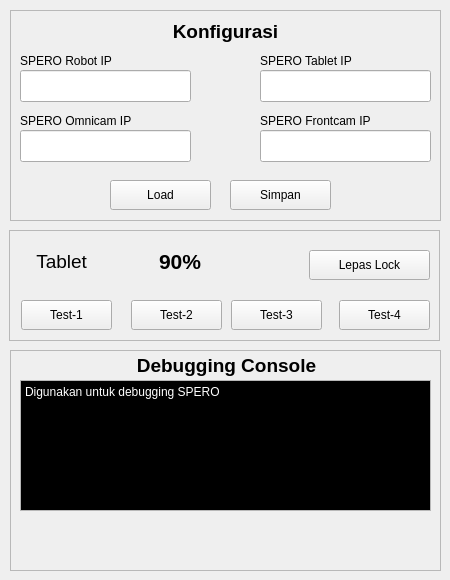
   <widget class="QWidget" name="tab3">
    <attribute name="title">
     <string>Status Robot</string>
    </attribute>
    <widget class="QFrame" name="frame_3">
     <property name="geometry">
      <rect>
       <x>10</x>
       <y>350</y>
       <width>431</width>
       <height>221</height>
      </rect>
     </property>
     <property name="frameShape">
      <enum>QFrame::StyledPanel</enum>
     </property>
     <property name="frameShadow">
      <enum>QFrame::Raised</enum>
     </property>
     <widget class="QPlainTextEdit" name="console">
      <property name="geometry">
       <rect>
        <x>10</x>
        <y>30</y>
        <width>411</width>
        <height>131</height>
       </rect>
      </property>
      <property name="palette">
       <palette>
        <active>
         <colorrole role="Text">
          <brush brushstyle="SolidPattern">
           <color alpha="255">
            <red>255</red>
            <green>255</green>
            <blue>255</blue>
           </color>
          </brush>
         </colorrole>
         <colorrole role="Base">
          <brush brushstyle="SolidPattern">
           <color alpha="255">
            <red>0</red>
            <green>0</green>
            <blue>0</blue>
           </color>
          </brush>
         </colorrole>
        </active>
        <inactive>
         <colorrole role="Text">
          <brush brushstyle="SolidPattern">
           <color alpha="255">
            <red>255</red>
            <green>255</green>
            <blue>255</blue>
           </color>
          </brush>
         </colorrole>
         <colorrole role="Base">
          <brush brushstyle="SolidPattern">
           <color alpha="255">
            <red>0</red>
            <green>0</green>
            <blue>0</blue>
           </color>
          </brush>
         </colorrole>
        </inactive>
        <disabled>
         <colorrole role="Text">
          <brush brushstyle="SolidPattern">
           <color alpha="255">
            <red>143</red>
            <green>146</green>
            <blue>147</blue>
           </color>
          </brush>
         </colorrole>
         <colorrole role="Base">
          <brush brushstyle="SolidPattern">
           <color alpha="255">
            <red>255</red>
            <green>255</green>
            <blue>255</blue>
           </color>
          </brush>
         </colorrole>
        </disabled>
       </palette>
      </property>
      <property name="plainText">
       <string>Digunakan untuk debugging SPERO</string>
      </property>
     </widget>
     <widget class="QLabel" name="label_4">
      <property name="geometry">
       <rect>
        <x>6</x>
        <y>0</y>
        <width>421</width>
        <height>30</height>
       </rect>
      </property>
      <property name="font">
       <font>
        <pointsize>14</pointsize>
        <weight>75</weight>
        <bold>true</bold>
       </font>
      </property>
      <property name="text">
       <string>Debugging Console</string>
      </property>
      <property name="alignment">
       <set>Qt::AlignCenter</set>
      </property>
     </widget>
    </widget>
    <widget class="QFrame" name="frame_2">
     <property name="geometry">
      <rect>
       <x>10</x>
       <y>10</y>
       <width>431</width>
       <height>211</height>
      </rect>
     </property>
     <property name="frameShape">
      <enum>QFrame::StyledPanel</enum>
     </property>
     <property name="frameShadow">
      <enum>QFrame::Raised</enum>
     </property>
     <widget class="QLabel" name="label_5">
      <property name="geometry">
       <rect>
        <x>0</x>
        <y>10</y>
        <width>431</width>
        <height>22</height>
       </rect>
      </property>
      <property name="font">
       <font>
        <pointsize>14</pointsize>
        <weight>75</weight>
        <bold>true</bold>
       </font>
      </property>
      <property name="text">
       <string>Konfigurasi</string>
      </property>
      <property name="alignment">
       <set>Qt::AlignCenter</set>
      </property>
     </widget>
     <widget class="QLabel" name="label_6">
      <property name="geometry">
       <rect>
        <x>10</x>
        <y>40</y>
        <width>151</width>
        <height>22</height>
       </rect>
      </property>
      <property name="text">
       <string>SPERO Robot IP</string>
      </property>
     </widget>
     <widget class="QLineEdit" name="robotIP">
      <property name="geometry">
       <rect>
        <x>10</x>
        <y>60</y>
        <width>171</width>
        <height>32</height>
       </rect>
      </property>
     </widget>
     <widget class="QLabel" name="label_7">
      <property name="geometry">
       <rect>
        <x>10</x>
        <y>100</y>
        <width>151</width>
        <height>22</height>
       </rect>
      </property>
      <property name="text">
       <string>SPERO Omnicam IP</string>
      </property>
     </widget>
     <widget class="QLineEdit" name="omnicamIP">
      <property name="geometry">
       <rect>
        <x>10</x>
        <y>120</y>
        <width>171</width>
        <height>32</height>
       </rect>
      </property>
     </widget>
     <widget class="QPushButton" name="pbSimpan">
      <property name="geometry">
       <rect>
        <x>220</x>
        <y>170</y>
        <width>101</width>
        <height>30</height>
       </rect>
      </property>
      <property name="text">
       <string>Simpan</string>
      </property>
     </widget>
     <widget class="QPushButton" name="pbLoad">
      <property name="geometry">
       <rect>
        <x>100</x>
        <y>170</y>
        <width>101</width>
        <height>30</height>
       </rect>
      </property>
      <property name="text">
       <string>Load</string>
      </property>
     </widget>
     <widget class="QLineEdit" name="frontcamIP">
      <property name="geometry">
       <rect>
        <x>250</x>
        <y>120</y>
        <width>171</width>
        <height>32</height>
       </rect>
      </property>
      <property name="text">
       <string/>
      </property>
     </widget>
     <widget class="QLabel" name="label_14">
      <property name="geometry">
       <rect>
        <x>250</x>
        <y>100</y>
        <width>151</width>
        <height>22</height>
       </rect>
      </property>
      <property name="text">
       <string>SPERO Frontcam IP</string>
      </property>
     </widget>
     <widget class="QLineEdit" name="tabletIP">
      <property name="geometry">
       <rect>
        <x>250</x>
        <y>60</y>
        <width>171</width>
        <height>32</height>
       </rect>
      </property>
     </widget>
     <widget class="QLabel" name="label_21">
      <property name="geometry">
       <rect>
        <x>250</x>
        <y>40</y>
        <width>151</width>
        <height>22</height>
       </rect>
      </property>
      <property name="text">
       <string>SPERO Tablet IP</string>
      </property>
     </widget>
    </widget>
    <widget class="QFrame" name="frame_10">
     <property name="geometry">
      <rect>
       <x>9</x>
       <y>230</y>
       <width>431</width>
       <height>111</height>
      </rect>
     </property>
     <property name="frameShape">
      <enum>QFrame::StyledPanel</enum>
     </property>
     <property name="frameShadow">
      <enum>QFrame::Raised</enum>
     </property>
     <widget class="QPushButton" name="pbTest4">
      <property name="geometry">
       <rect>
        <x>330</x>
        <y>70</y>
        <width>91</width>
        <height>30</height>
       </rect>
      </property>
      <property name="text">
       <string>Test-4</string>
      </property>
     </widget>
     <widget class="QPushButton" name="pbTest1">
      <property name="geometry">
       <rect>
        <x>12</x>
        <y>70</y>
        <width>91</width>
        <height>30</height>
       </rect>
      </property>
      <property name="toolTip">
       <string>Test koneksi dengan Robot</string>
      </property>
      <property name="text">
       <string>Test-1</string>
      </property>
     </widget>
     <widget class="QPushButton" name="pbTest2">
      <property name="geometry">
       <rect>
        <x>122</x>
        <y>70</y>
        <width>91</width>
        <height>30</height>
       </rect>
      </property>
      <property name="toolTip">
       <string>Gunakan ini untuk menyalakan/mematikan power2 sensor</string>
      </property>
      <property name="text">
       <string>Test-2</string>
      </property>
      <property name="checkable">
       <bool>false</bool>
      </property>
     </widget>
     <widget class="QPushButton" name="pbTest3">
      <property name="geometry">
       <rect>
        <x>222</x>
        <y>70</y>
        <width>91</width>
        <height>30</height>
       </rect>
      </property>
      <property name="text">
       <string>Test-3</string>
      </property>
     </widget>
     <widget class="QLabel" name="tabletBatLevel">
      <property name="geometry">
       <rect>
        <x>150</x>
        <y>20</y>
        <width>51</width>
        <height>22</height>
       </rect>
      </property>
      <property name="font">
       <font>
        <pointsize>16</pointsize>
        <weight>75</weight>
        <bold>true</bold>
       </font>
      </property>
      <property name="text">
       <string>90%</string>
      </property>
     </widget>
     <widget class="QLabel" name="label_22">
      <property name="geometry">
       <rect>
        <x>80</x>
        <y>10</y>
        <width>68</width>
        <height>41</height>
       </rect>
      </property>
      <property name="text">
       <string/>
      </property>
      <property name="pixmap">
       <pixmap resource="rc/spero.qrc">:/icons/battery_icon.png</pixmap>
      </property>
      <property name="scaledContents">
       <bool>true</bool>
      </property>
     </widget>
     <widget class="QLabel" name="label_23">
      <property name="geometry">
       <rect>
        <x>10</x>
        <y>20</y>
        <width>68</width>
        <height>22</height>
       </rect>
      </property>
      <property name="font">
       <font>
        <pointsize>14</pointsize>
       </font>
      </property>
      <property name="text">
       <string>Tablet</string>
      </property>
      <property name="alignment">
       <set>Qt::AlignRight|Qt::AlignTrailing|Qt::AlignVCenter</set>
      </property>
     </widget>
     <widget class="QPushButton" name="pbLepas">
      <property name="geometry">
       <rect>
        <x>300</x>
        <y>20</y>
        <width>121</width>
        <height>30</height>
       </rect>
      </property>
      <property name="toolTip">
       <string>Tekan tombol ini jika Robot terkunci karena hampir menabrak obyek sekitar!</string>
      </property>
      <property name="text">
       <string>Lepas Lock</string>
      </property>
     </widget>
    </widget>
   </widget>
